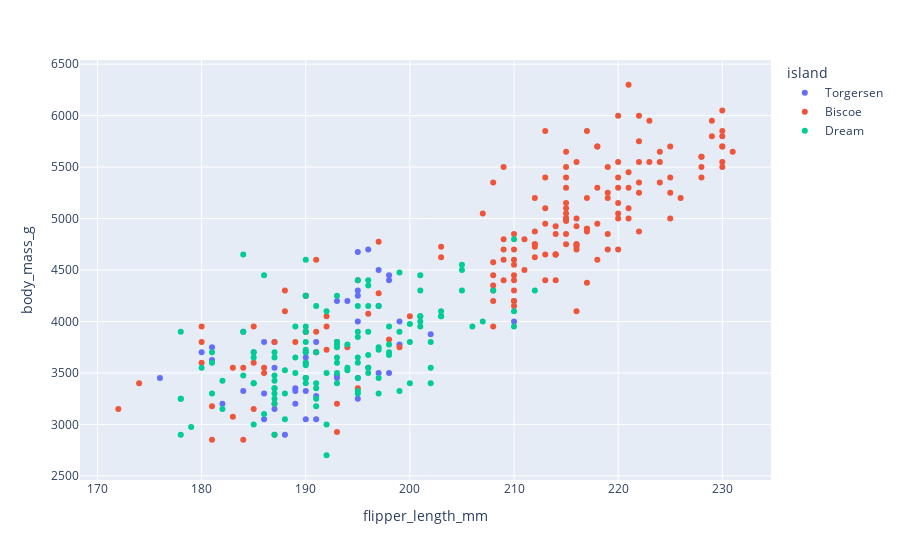

Source (notebook cell):
### Markdown cell above
##Scatter

### Code cell
px.scatter(data_frame=penguins,x='flipper_length_mm',y='body_mass_g',color='island')

### Figure 1 — Plotly figure (JSON) as saved in the notebook; plotly's stock layout.template omitted (floating-point values rounded to 4 significant figures; data arrays with more than 128 entries replaced by an {"elided": "..."} marker saying what was removed)
{"data": [{"hovertemplate": "island=Torgersen<br>flipper_length_mm=%{x}<br>body_mass_g=%{y}<extra></extra>", "legendgroup": "Torgersen", "marker": {"color": "#636efa", "symbol": "circle"}, "mode": "markers", "name": "Torgersen", "orientation": "v", "showlegend": true, "type": "scatter", "x": [181, 186, 195, null, 193, 190, 181, 195, 193, 190, 186, 180, 182, 191, 198, 185, 195, 197, 184, 194, 190, 198, 190, 190, 196, 197, 190, 195, 191, 184, 187, 195, 189, 196, 187, 193, 188, 199, 189, 189, 187, 198, 176, 202, 186, 199, 191, 195, 191, 210, 190, 197], "xaxis": "x", "y": [3750, 3800, 3250, null, 3450, 3650, 3625, 4675, 3475, 4250, 3300, 3700, 3200, 3800, 4400, 3700, 3450, 4500, 3325, 4200, 3050, 4450, 3600, 3900, 3550, 4150, 3700, 4250, 3700, 3900, 3550, 4000, 3200, 4700, 3800, 4200, 2900, 3775, 3350, 3325, 3150, 3500, 3450, 3875, 3050, 4000, 3275, 4300, 3050, 4000, 3325, 3500], "yaxis": "y"}, {"hovertemplate": "island=Biscoe<br>flipper_length_mm=%{x}<br>body_mass_g=%{y}<extra></extra>", "legendgroup": "Biscoe", "marker": {"color": "#EF553B", "symbol": "circle"}, "mode": "markers", "name": "Biscoe", "orientation": "v", "showlegend": true, "type": "scatter", "x": {"elided": "168 int values"}, "xaxis": "x", "y": {"elided": "168 int values"}, "yaxis": "y"}, {"hovertemplate": "island=Dream<br>flipper_length_mm=%{x}<br>body_mass_g=%{y}<extra></extra>", "legendgroup": "Dream", "marker": {"color": "#00cc96", "symbol": "circle"}, "mode": "markers", "name": "Dream", "orientation": "v", "showlegend": true, "type": "scatter", "x": [178, 178, 188, 184, 195, 196, 190, 180, 181, 184, 182, 195, 186, 196, 185, 190, 182, 179, 190, 191, 191, 194, 190, 189, 189, 190, 202, 205, 185, 186, 187, 208, 190, 196, 178, 192, 193, 199, 187, 190, 191, 200, 185, 193, 193, 187, 188, 190, 192, 185, 190, 184, 195, 193, 187, 201, 192, 196, 193, 188, 197, 198, 178, 197, 195, 198, 193, 194, 185, 201, 190, 201, 197, 181, 190, 195, 181, 191, 187, 193, 195, 197, 200, 200, 191, 205, 187, 201, 187, 203, 195, 199, 195, 210, 192, 205, 210, 187, 196, 196, 196, 201, 190, 212, 187, 198, 199, 201, 193, 203, 187, 197, 191, 203, 202, 194, 206, 189, 195, 207, 202, 193, 210, 198], "xaxis": "x", "y": [3250, 3900, 3300, 3900, 3325, 4150, 3950, 3550, 3300, 4650, 3150, 3900, 3100, 4400, 3000, 4600, 3425, 2975, 3450, 4150, 3350, 3550, 3800, 3500, 3950, 3600, 3550, 4300, 3400, 4450, 3300, 4300, 3700, 4350, 2900, 4100, 3500, 4475, 3425, 3900, 3175, 3975, 3400, 4250, 3400, 3475, 3050, 3725, 3000, 3650, 4250, 3475, 3450, 3750, 3700, 4000, 3500, 3900, 3650, 3525, 3725, 3950, 3250, 3750, 4150, 3700, 3800, 3775, 3700, 4050, 3575, 4050, 3300, 3700, 3450, 4400, 3600, 3400, 2900, 3800, 3300, 4150, 3400, 3800, 3700, 4550, 3200, 4300, 3350, 4100, 3600, 3900, 3850, 4800, 2700, 4500, 3950, 3650, 3550, 3500, 3675, 4450, 3400, 4300, 3250, 3675, 3325, 3950, 3600, 4050, 3350, 3450, 3250, 4050, 3800, 3525, 3950, 3650, 3650, 4000, 3400, 3775, 4100, 3775], "yaxis": "y"}], "layout": {"legend": {"title": {"text": "island"}, "tracegroupgap": 0}, "margin": {"t": 60}, "xaxis": {"anchor": "y", "domain": [0, 1], "title": {"text": "flipper_length_mm"}}, "yaxis": {"anchor": "x", "domain": [0, 1], "title": {"text": "body_mass_g"}}}}
